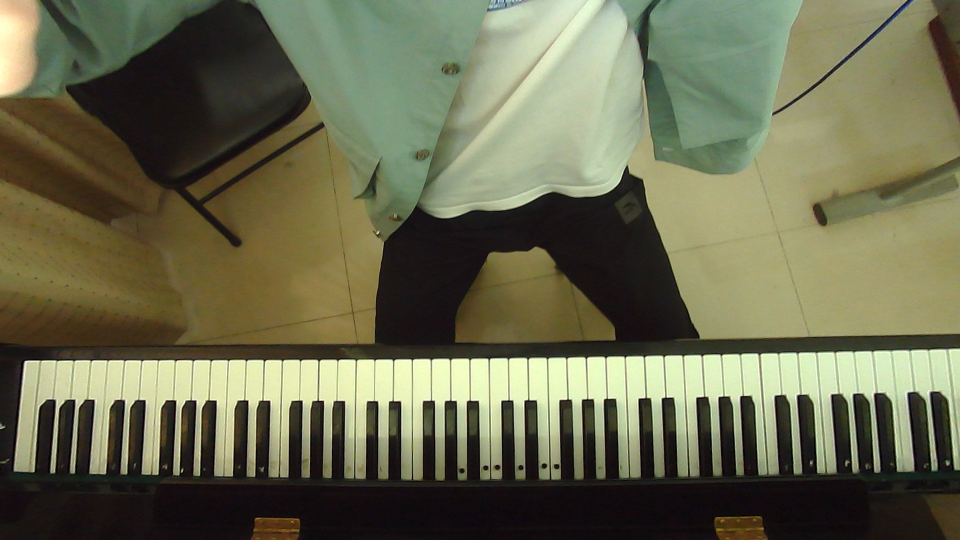
//> input picture test.jpg, 1920 x 1080 px (shown at 1/2 size)
$ ./cal_image   (built with g++ and OpenCV 4)
//> lines starting //> are read from the running program, lines starting //| are printed output that depends on the picture; after the words box and inside, x2 and y2 are one past the last pixel; in counts of white or black regions, pixels touching at a corner belong together
//> further down, img is the input picture: 1080 rows x 1920 cols, CV_8UC3; mean B, G, R 79.9, 106.9, 106.5
//
// Created by lr-2002 on 2021/4/30.
//
#include<iostream>
#include"opencv2/core/core.hpp"
#include"opencv2/opencv.hpp"
#include"opencv2/highgui/highgui.hpp"
#include"opencv2/imgproc.hpp"
#include"opencv2/imgcodecs.hpp"
#include<cmath>
#include<vector>
#include<algorithm>
using namespace std;
using namespace cv;
int morph_elem = 0 ;

bool dis(int x1,int y1,int x2,int y2,int r)
{
    if (pow(x1-x2,2)+pow(y1-y2,2)>pow(r,2))
    {
        return true;
    }
    else return false;
}

bool cmp(Point a, Point b)
{
    return a.x < b.x;
}

void show(Mat & temp)
{

    imshow("temp",temp);
    waitKey(0);
}

void get_range_image(Mat &img,int x1,int x2,int y1,int y2) {
//> called with x1 = 899, x2 = 240, y1 = 890, y2 = 89

    //<editor-fold desc="change the image and get concrete contours info">
    Mat temp = img(Rect(x1, y1, x2, y2));
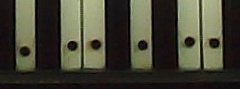
//> temp: 89 rows x 240 cols, CV_8UC3; mean B, G, R 53.1, 67.7, 68.8
    show(temp);
    Mat kernel = Mat::ones(Size(3,3),CV_8UC1);
    morphologyEx(temp,temp,MORPH_CLOSE,kernel);
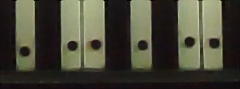
//> temp: 89 rows x 240 cols, CV_8UC3; mean B, G, R 55.6, 70, 71.2
//> img: 1080 rows x 1920 cols, CV_8UC3; 0.61% of pixels changed, all inside (x1, y1, x2, y2) = (899, 890, 1139, 979)
    cvtColor(temp,temp,COLOR_BGR2GRAY); // convert temp into a gray image
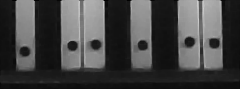
//> temp: 89 rows x 240 cols, CV_8UC1; min 1, max 206, mean 68.7
    GaussianBlur(temp,temp,Size(1,1),0);
    Mat dst;
    threshold(temp,dst,0,255,THRESH_BINARY|THRESH_OTSU);
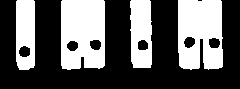
//> dst: 89 rows x 240 cols, CV_8UC1; 37.7% white; 4 white regions, box (x1, y1, x2, y2) and area: (61, 0, 105, 70) 2796, (178, 0, 223, 70) 2745, (130, 0, 152, 68) 1311, (16, 0, 35, 70) 1203
//    Mat cannypic = Canny()
    Mat canny;
    Canny(dst,canny,1,200);
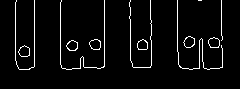
//> canny: 89 rows x 240 cols, CV_8UC1; 4.4% white in thin lines or dots, all inside (x1, y1, x2, y2) = (15, 0, 223, 70)
//    Mat contours,hierarchy;
    vector<vector<Point>> contours(1000);
    vector<Vec4i>hierarchy;
    findContours(canny,contours,hierarchy,RETR_CCOMP,CHAIN_APPROX_NONE);
//> contours = 18 contours, 6 with area under 20; largest, box (x1, y1, x2, y2) and area: (18, 45, 30, 57) 92, (183, 36, 195, 48) 92, (18, 45, 30, 57) 92, (89, 39, 101, 50) 90, (208, 37, 220, 48) 90
    drawContours(img,contours,-1,(0,0,255),1);
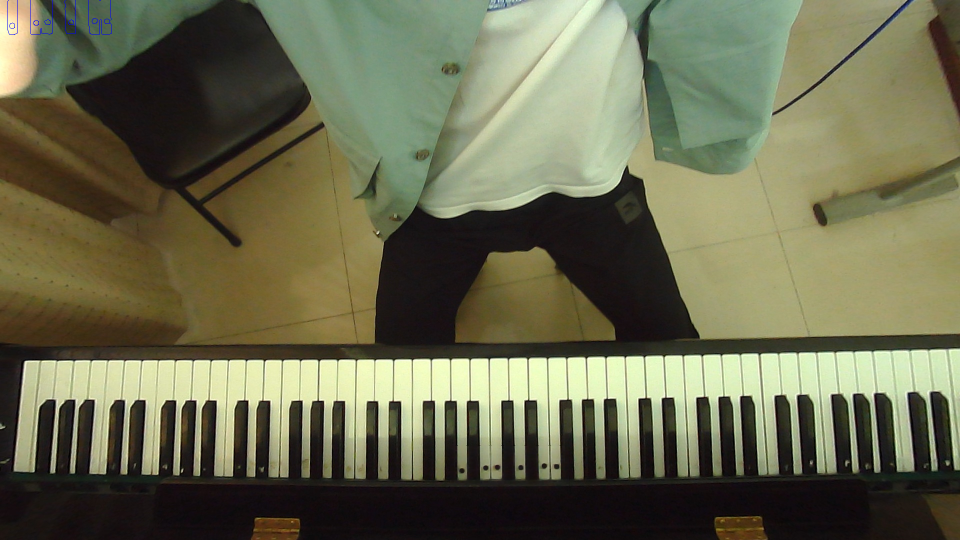
//> img: 1080 rows x 1920 cols, CV_8UC3 (shown at 1/2 size); mean B, G, R 80, 106.9, 106.5
    show(img);
    //</editor-fold>

    //------------------------------------------------------------------------------------------
    //

    // point --x / y
    vector<int> x,r,y;

    for (int i =0;i<contours.size();i++)
    {
//        cout << i<<endl;
        int maxn = 0;
        int mx = 0;
        int mi = 10000;
        int minn = 10000;
        for (int j=0;j<contours[i].size();j++)
        {
           maxn = max(contours[i][j].y,maxn);
           mx = max (contours[i][j].x , mx );
           mi  =  min (contours[i][j].x , mi);
           minn = min  (contours[i][j].y,minn);
           cout << contours[i][j] << endl;
        }
        int leng = maxn - minn;
        int lenn = mx- mi;
        if (leng <= 35 && lenn <=35 &&leng>=2 && lenn>=2) // 35 is a contours set by me
        {
            if(x.size()==0)
            {
                x.push_back(mx/2 + mi /2);
                y.push_back(maxn/2 + minn/2 );
                int rr =max(leng/2, lenn/2);
                r.push_back(rr);

            }
            else{
                bool flag =false;
                for(int j = 0;j<x.size();j++)
                {
                    if(dis(mx/2+mi/2,maxn/2+minn/2 , x[j],y[j],r[j]))
                    {
                        flag = true;
                    }
                    else flag = false;
                }
                if (flag)
                {
                    x.push_back(mx/2+mi/2);
                    y.push_back(maxn/2 + minn/2);
                    int rr = max(leng/2, lenn/2);
                    r. push_back(rr);
                }
            }
        }
    }
//> this loop made 18 passes
//> (maxn, mx, mi, minn, leng, lenn, flag) on passes 2 to 12: (56, 29, 18, 45, 11, 11, false), (50, 77, 66, 40, 10, 11, true), (50, 77, 66, 40, 10, 11, false), (49, 147, 137, 39, 10, 10, true), (49, 147, 137, 39, 10, 10, false), (49, 100, 89, 39, 10, 11, true), (49, 100, 89, 39, 10, 11, false), (47, 219, 208, 37, 10, 11, true), (47, 219, 208, 37, 10, 11, false), (47, 194, 183, 36, 11, 11, true), (47, 194, 183, 36, 11, 11, false)
//> (maxn, mx, mi, minn, leng, lenn) on passes 1, 13, 14, 15, 16, 17: (56, 29, 18, 45, 11, 11), (40, 222, 221, 0, 40, 1), (0, 201, 198, 0, 0, 3), (69, 222, 177, 0, 69, 45), (67, 151, 129, 0, 67, 22), (69, 104, 60, 0, 69, 44)


    vector<int> cnt, high;
    for (int i=0;i<x.size();i++)
    {
        if (!high.empty())
        {
            bool flag =1;
            for(int j=0;j<high.size();j++)
            {
                if (y[i]>high[j]-20 && y[i]<high[j] +20)
                {
                    cnt[j] +=1;
                    flag =0;
                    break;
                }
            }
            if (flag)
            {
                high.push_back(y[i]);
                cnt.push_back(1);
            }
        }
        else{
            high.push_back(y[i]);
            cnt.push_back(1);
        }
    }
//> this loop made 6 passes
//> after the loop, cnt = [6]
    int mnum = 0;
    int mnui = 0;
    for(int i=0;i<cnt.size();i++)
    {
        if (cnt[i]>mnum)
        {
            mnum = cnt[i];
            mnui = i;
        }
    }
//> this loop made 1 pass
//> after the loop, mnum = 6; mnui = 0
    vector<int > res,rex,rey;
    vector<Point>retu;
    for (int i=0;i<x.size();i++)
    {
        if(high[mnui] + 20 > y[i] && high[mnui] -20 < y[i])
        {
            res.push_back(i);
            rex.push_back(x[i]);
            rey.push_back(y[i]);
            retu.push_back(Point(x[i], y[i]));
        }
    }
    sort(retu.begin(),retu.end(),cmp);
//> retu = 6 Points (x, y): [23, 50], [71, 45], [94, 43], [141, 43], [188, 41], [213, 41]
    cout<<"after sorted:"<<retu.size()<<endl;
//| after sorted:6
    for(int i=0;i<retu.size();i++)
    {
        cout<<retu[i].x<<" "<<retu[i].y<<endl;
    }
}

int main()
{
    Mat img;
    img = imread("/home/lr-2002/code/File_convert_cpp/test.jpg");

    Point pt1(899,890);
    Point pt2(240,89); // infact the pic of the rect
    cout << pt1.x<<endl;
    get_range_image(img ,pt1.x,pt2.x,pt1.y,pt2.y);
    return 0;
}
